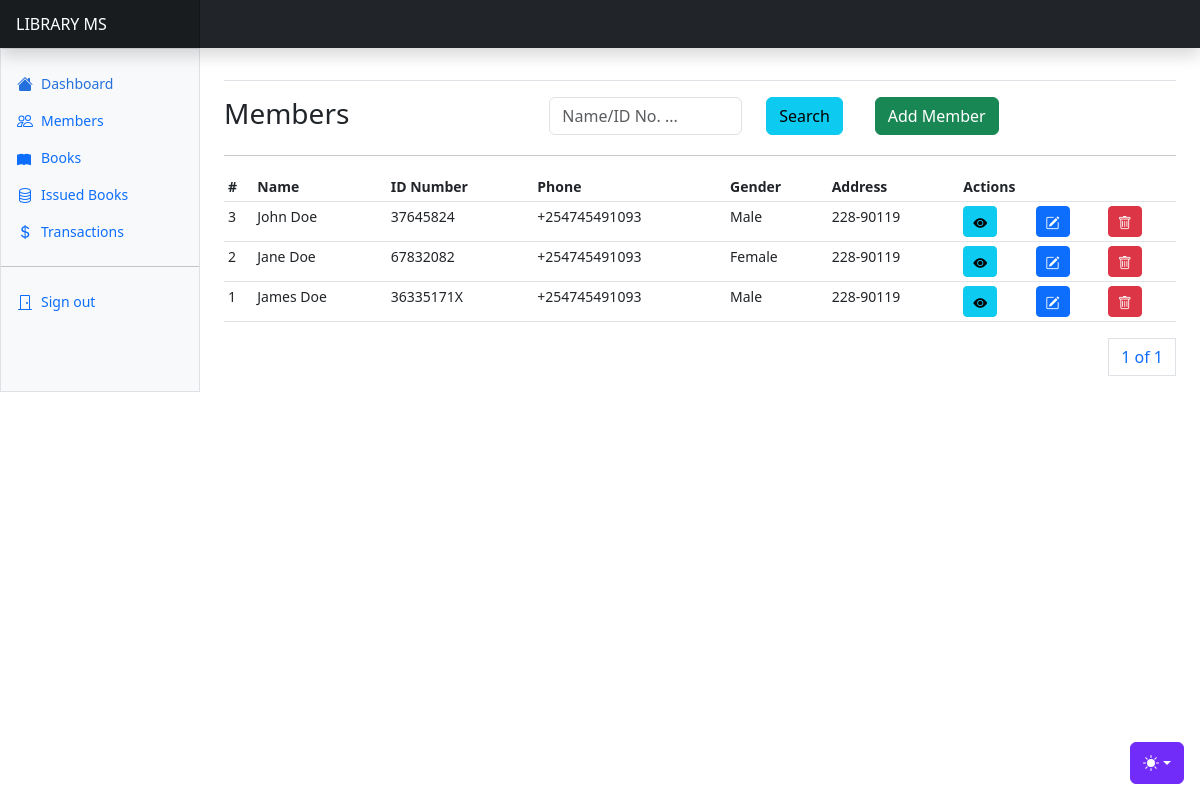
Before: /users/members/ (signed in) with the older database file.
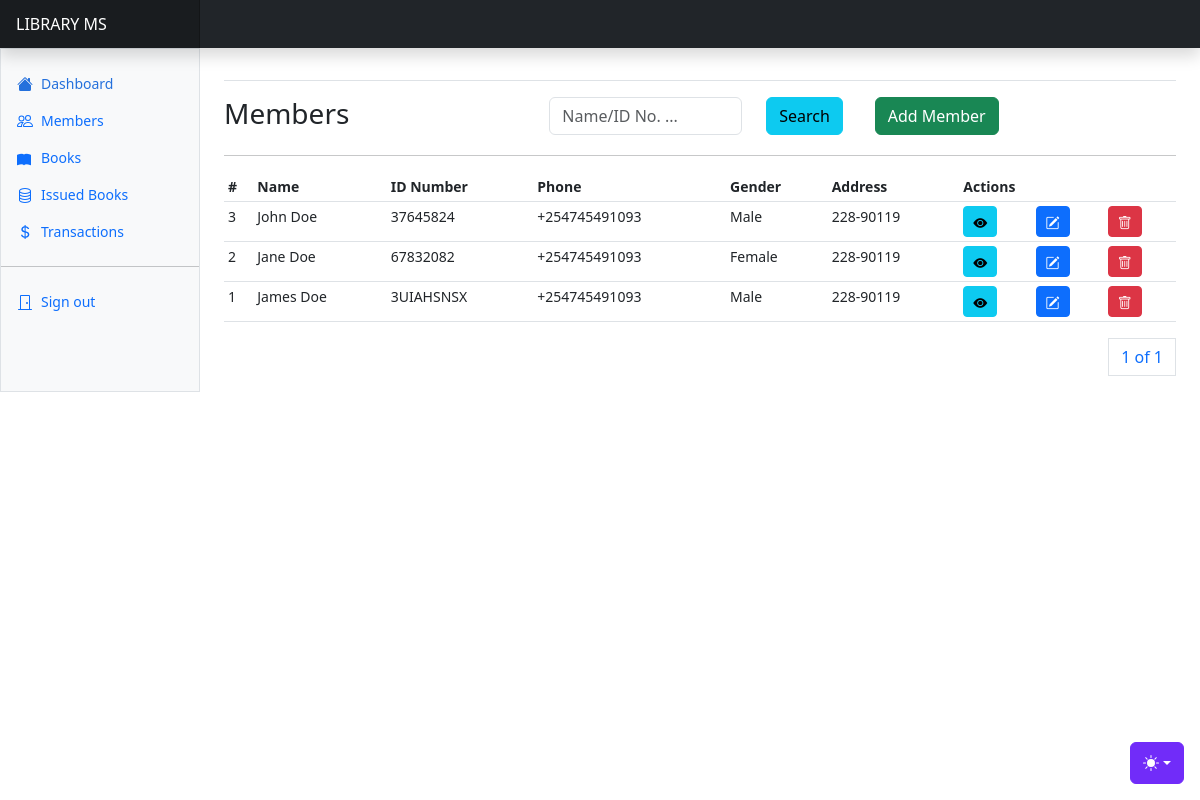
After: the same page with the newer database file.
### apps/users/models.py (models this page shows, shortened)
class Member(AbstractBaseModel):
    name = models.CharField(max_length=255)
    email = models.EmailField(unique=True)
    phone_number = models.CharField(max_length=255)
    id_number = models.CharField(max_length=255)
    gender = models.CharField(max_length=255, choices=GENDER_CHOICES)
    address = models.CharField(max_length=255, null=True)
    city = models.CharField(max_length=255, null=True)
    county = models.CharField(max_length=255, null=True)
    country = models.CharField(max_length=255, null=True)
    outstanding_debt = models.DecimalField(max_digits=20, decimal_places=2, default=0)

### apps/users/views.py (the view)
# urls.py: path("members/", members, name="members"),
@login_required(login_url="/users/login/")
def members(request):
    members = Member.objects.all().order_by("-created")
    if request.method == "POST":
        search_text = request.POST.get("search_text")
        members = Member.objects.filter(
            Q(name__icontains=search_text) | Q(
                id_number__icontains=search_text)
        ).order_by("-created")
    paginator = Paginator(members, 10)
    page_number = request.GET.get("page")
    page_obj = paginator.get_page(page_number)
    context = {
        "page_obj": page_obj
    }
    return render(request, "members/members.html", context)

### templates/members/members.html (shortened to what this page needs)
{% extends "base.html" %}
{% block content %}
<div class="row">
    <div class="col">
        <h3>Members</h3>
    </div>
    <div class="col">
      <form method="POST">
          <div class="row">
            <div class="col-8">
              <input type="text" class="form-control" name="search_text" id="search_text" placeholder="Name/ID No. ...">
            </div>
            <div class="col-4">
              <button class="btn btn-info">Search</button>
            </div>
          </div>
      </form>
    </div>
    <div class="col">
        <a class="btn btn-success" data-bs-toggle="modal" data-bs-target="#newMemberModal">Add Member</a>
    </div>
</div>
<hr/>
      <div class="table-responsive small">
        <table class="table table-sm">
          <thead>
            <tr>
              <th scope="col">#</th>
              <th scope="col">Name</th>
              <th scope="col">ID Number</th>
              <th scope="col">Phone</th>
              <th scope="col">Gender</th>
              <th scope="col">Address</th>
              <th scope="col" colspan="3">Actions</th>
            </tr>
          </thead>
          <tbody>
            {% for member in page_obj %}
            <tr>
              <td>{{member.id}}</td>
              <td>{{member.name}}</td>
              <td>{{member.id_number}}</td>
              <td>{{member.phone_number}}</td>
              <td>{{member.gender}}</td>
              <td>{{member.address}}</td>
              <td>
                <a href="{% url 'member-details' member.id %}" class="btn btn-info btn-sm"><i class="bi bi-eye-fill"></i></a>
              </td>
              <td><a class="btn btn-primary btn-sm" data-bs-toggle="modal" data-bs-target="#editMemberModal{{ member.id }}">
                <i class="bi bi-pencil-square"></i>
              </a></td>
              <td><a class="btn btn-danger btn-sm" data-bs-toggle="modal" data-bs-target="#deleteMemberModal{{ member.id }}">
                <i class="bi bi-trash"></i>
              </a></td>
            </tr>
            {% endfor %}
          </tbody>
        </table>
        <div>
          <nav aria-label="Page navigation example">
            <ul class="pagination justify-content-end">
              <a class="page-link" href="#">{{ page_obj.number }} of {{ page_obj.paginator.num_pages }}</a>
            </ul>
          </nav>
        </div>
      </div>
{% endblock content %}

Changed rows visible on the page:
changed Member "James Doe": id_number "36335171X" → "3UIAHSNSX"
